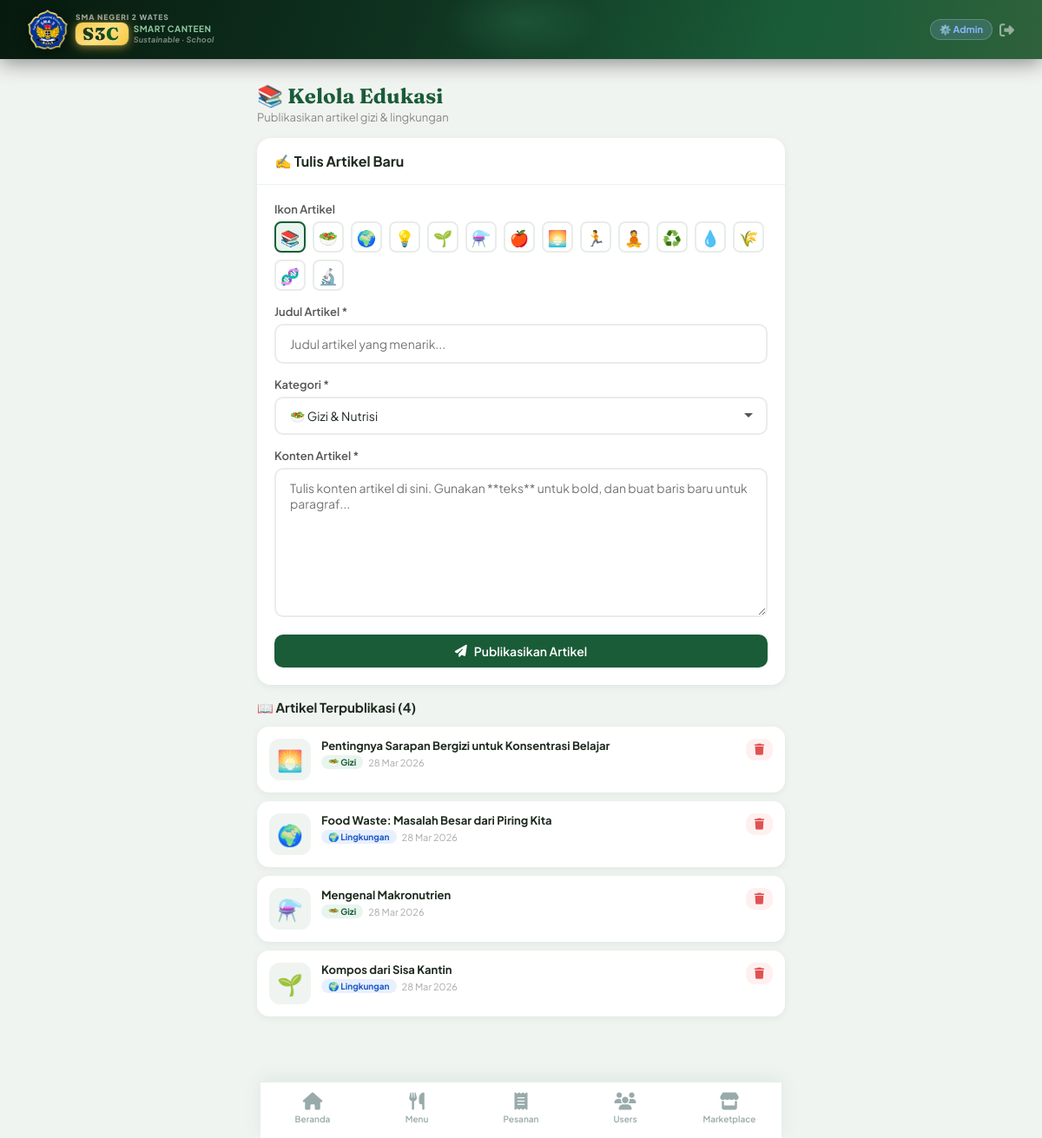
/admin/education (signed in), run on the app's committed database.
### tables this page shows
CREATE TABLE education_posts (
            id INTEGER PRIMARY KEY AUTOINCREMENT,
            title TEXT NOT NULL, content TEXT NOT NULL,
            category TEXT, image_emoji TEXT DEFAULT '📚', author_id INTEGER,
            created_at TEXT DEFAULT (datetime('now'))
        );

### app.py (the view, shortened to what this page needs)
@app.route('/admin/education', methods=['GET','POST'])
def admin_education():
    if 'user_id' not in session or session['role'] != 'admin': return redirect(url_for('login'))
    posts = query_db('SELECT * FROM education_posts ORDER BY created_at DESC')
    return render_template('admin/education.html', posts=posts)

### app.py (called while the page is built)
def get_db():
    db = getattr(g, '_database', None)
    if db is None:
        db = g._database = sqlite3.connect(DATABASE)
        db.row_factory = sqlite3.Row
        db.execute("PRAGMA foreign_keys = ON")
    return db

@app.teardown_appcontext
def close_connection(exc):
    db = getattr(g, '_database', None)
    if db: db.close()

def query_db(q, args=(), one=False, commit=False):
    db = get_db()
    cur = db.execute(q, args)
    if commit:
        db.commit()
        return cur.lastrowid
    rv = cur.fetchall()
    return (rv[0] if rv else None) if one else rv

@app.template_filter('strftime')
def strftime_filter(s, fmt='%d %b %Y'):
    if not s: return ''
    try:    return datetime.strptime(s[:19],'%Y-%m-%d %H:%M:%S').strftime(fmt)
    except:
        try: return datetime.strptime(s[:10],'%Y-%m-%d').strftime(fmt)
        except: return s

### templates/admin/education.html (shortened to what this page needs)
{% extends 'base.html' %}
{% block content %}
<div class="page-header">
    <div class="page-title">📚 Kelola Edukasi</div>
    <div class="page-subtitle">Publikasikan artikel gizi & lingkungan</div>
</div>
<div class="section">
    <div class="card">
        <div class="card-header"><div class="card-title">✍️ Tulis Artikel Baru</div></div>
        <div class="card-body">
            <form method="POST">
                <div class="form-group">
                    <label class="form-label">Ikon Artikel</label>
                    <div style="display:flex;gap:8px;flex-wrap:wrap;">
                        {% for em in ['📚','🥗','🌍','💡','🌱','⚗️','🍎','🌅','🏃','🧘','♻️','💧','🌾','🧬','🔬'] %}
                        <label style="cursor:pointer;">
                            <div class="emoji-btn" style="width:36px;height:36px;border-radius:8px;border:2px solid #e8ede9;display:flex;align-items:center;justify-content:center;font-size:18px;transition:all 0.2s;{% if em == '📚' %}border-color:#1a5c38;background:#e8f5ee;{% endif %}">{{ em }}</div>
                        </label>
                        {% endfor %}
                    </div>
                </div>
                <div class="form-group">
                    <label class="form-label">Judul Artikel *</label>
                    <input type="text" name="title" class="form-control" required placeholder="Judul artikel yang menarik...">
                </div>
                <div class="form-group">
                    <label class="form-label">Kategori *</label>
                    <select name="category" class="form-control">
                        <option value="gizi">🥗 Gizi & Nutrisi</option>
                    </select>
                </div>
                <div class="form-group">
                    <label class="form-label">Konten Artikel *</label>
                    <textarea name="content" class="form-control" rows="8" required placeholder="Tulis konten artikel di sini. Gunakan **teks** untuk bold, dan buat baris baru untuk paragraf..."></textarea>
                </div>
                <button type="submit" class="btn btn-primary btn-block">
                    <i class="fas fa-paper-plane"></i> Publikasikan Artikel
                </button>
            </form>
        </div>
    </div>
</div>
<div class="section" style="padding-top:0;">
    <div class="section-title">📖 Artikel Terpublikasi ({{ posts|length }})</div>
    {% if posts %}
    {% for post in posts %}
    <div style="background:white;border-radius:14px;padding:14px;margin-bottom:10px;display:flex;gap:12px;box-shadow:0 2px 8px rgba(26,92,56,0.08);">
        <div style="width:48px;height:48px;border-radius:12px;background:#f0f4f1;display:flex;align-items:center;justify-content:center;font-size:24px;flex-shrink:0;">{{ post.image_emoji }}</div>
        <div style="flex:1;min-width:0;">
            <div style="font-weight:700;font-size:13px;color:#1e2a1f;margin-bottom:3px;">{{ post.title }}</div>
            <div style="display:flex;gap:6px;align-items:center;flex-wrap:wrap;">
                <span style="font-size:10px;font-weight:700;padding:2px 8px;border-radius:20px;
                    {% if post.category == 'gizi' %}background:#e8f5ee;color:#1a5c38;
                    {% elif post.category == 'lingkungan' %}background:#e8f0fe;color:#1a56c4;
                    {% else %}background:#fff8e8;color:#8b6914;{% endif %}">
                    {% if post.category == 'gizi' %}🥗 Gizi{% elif post.category == 'lingkungan' %}🌍 Lingkungan{% else %}💡 Tips{% endif %}
                </span>
                <span style="font-size:11px;color:#aaa;">{{ post.created_at | strftime('%d %b %Y') }}</span>
            </div>
        </div>
        <form method="POST" action="{{ url_for('admin_delete_education', post_id=post.id) }}" onsubmit="return confirm('Hapus artikel ini?')">
            <button type="submit" class="btn btn-danger btn-sm" style="padding:6px 10px;">
                <i class="fas fa-trash"></i>
            </button>
        </form>
    </div>
    {% endfor %}
    {% else %}
    <div class="empty-state"><i class="fas fa-book-open"></i><p>Belum ada artikel</p></div>
    {% endif %}
</div>
{% endblock %}

### templates/base.html (style rules this page uses)
:root { --forest: #1a5c38; --leaf: #2d8653; --sage: #4caf78; --mint: #a8e6bc; --foam: #e8f5ee; --earth: #8b6914; --clay: #c4956a; --sand: #f5e6d3; --cream: #fdfaf6; --bark: #4a3728; --charcoal: #1e2a1f; --mist: #f0f4f1; --white: #ffffff; --danger: #e05252; --warning: #e8a020; --info: #3a8fd4; --shadow-sm: 0 2px 8px rgba(26,92,56,0.08); --shadow-md: 0 4px 20px rgba(26,92,56,0.12); --shadow-lg: 0 8px 40px rgba(26,92,56,0.16); --radius: 16px; --radius-sm: 10px; --radius-lg: 24px; }
* { margin: 0; padding: 0; box-sizing: border-box; }
html { scroll-behavior: auto; }
body { font-family: 'Plus Jakarta Sans', sans-serif; background: var(--mist); color: var(--charcoal); min-height: 100vh; padding-bottom: 90px; }
.card { background: var(--white); border-radius: var(--radius); box-shadow: var(--shadow-sm); overflow: hidden; }
.card-header { padding: 16px 20px; border-bottom: 1px solid var(--foam); display: flex; align-items: center; justify-content: space-between; }
.card-title { font-weight: 700; font-size: 16px; color: var(--charcoal); }
.card-body { padding: 20px; }
.btn { display: inline-flex; align-items: center; gap: 8px; padding: 10px 20px; border-radius: var(--radius-sm); font-family: inherit; font-size: 14px; font-weight: 600; border: none; cursor: pointer; text-decoration: none; transition: all 0.2s; }
.btn-primary { background: var(--forest); color: white; }
.btn-danger { background: #fff0f0; color: var(--danger); }
.btn-sm { padding: 6px 14px; font-size: 13px; }
.btn-block { width: 100%; justify-content: center; }
.form-group { margin-bottom: 16px; }
.form-label { display: block; font-size: 13px; font-weight: 600; color: #555; margin-bottom: 6px; }
.form-control { width: 100%; padding: 12px 16px; border-radius: var(--radius-sm); border: 2px solid #e8ede9; background: var(--white); font-family: inherit; font-size: 14px; color: var(--charcoal); transition: all 0.2s; }
select.form-control { appearance: none; background-repeat: no-repeat; background-position: right 14px center; }
.page-header { padding: 20px 16px 0; }
.page-title { font-family: 'Fraunces', serif; font-size: 24px; font-weight: 700; color: var(--forest); }
.page-subtitle { font-size: 13px; color: #888; margin-top: 2px; }
.section { padding: 16px; }
.section-title { font-size: 15px; font-weight: 700; color: var(--charcoal); margin-bottom: 12px; display: flex; align-items: center; gap: 6px; }

### data on the page
education_posts: image_emoji "🌅", title "Pentingnya Sarapan Bergizi untuk Konsentrasi Belajar", category "🥗 Gizi", created_at|strftime "28 Mar 2026"
education_posts: image_emoji "🌍", title "Food Waste: Masalah Besar dari Piring Kita", category "🌍 Lingkungan", created_at|strftime "28 Mar 2026"
education_posts: image_emoji "⚗️", title "Mengenal Makronutrien", category "🥗 Gizi", created_at|strftime "28 Mar 2026"
education_posts: image_emoji "🌱", title "Kompos dari Sisa Kantin", category "🌍 Lingkungan", created_at|strftime "28 Mar 2026"

### other printed values
{{ em }} "📚" "🥗" "🌍" "💡" "🌱" "⚗️" "🍎" "🌅" "🏃" "🧘" "♻️" "💧" "🌾" "🧬" "🔬"
{{ posts|length }} "4"
